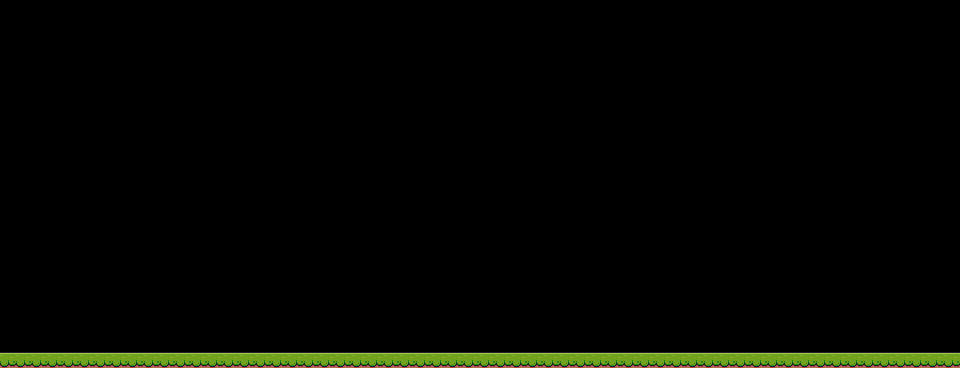

A level layout from a 2D game, rendered from its tile map. Below: a short description, then the map file with its tile-grid data intact:
An orthogonal 60x23 tile map with 16x16 px tiles, 1 tile layer (Background) and 2 objects (Spawnpoint).

<map version="1.10" tiledversion="1.10.2" orientation="orthogonal" renderorder="right-down" width="60" height="23" tilewidth="16" tileheight="16" infinite="0" nextlayerid="4" nextobjectid="3">
 <tileset firstgid="1" source="Chilling Escape.tsx" />
 <layer id="1" name="Background" width="60" height="23">
  <data encoding="csv">
0,0,0,0,0,0,0,0,0,0,0,0,0,0,0,0,0,0,0,0,0,0,0,0,0,0,0,0,0,0,0,0,0,0,0,0,0,0,0,0,0,0,0,0,0,0,0,0,0,0,0,0,0,0,0,0,0,0,0,0,
0,0,0,0,0,0,0,0,0,0,0,0,0,0,0,0,0,0,0,0,0,0,0,0,0,0,0,0,0,0,0,0,0,0,0,0,0,0,0,0,0,0,0,0,0,0,0,0,0,0,0,0,0,0,0,0,0,0,0,0,
0,0,0,0,0,0,0,0,0,0,0,0,0,0,0,0,0,0,0,0,0,0,0,0,0,0,0,0,0,0,0,0,0,0,0,0,0,0,0,0,0,0,0,0,0,0,0,0,0,0,0,0,0,0,0,0,0,0,0,0,
0,0,0,0,0,0,0,0,0,0,0,0,0,0,0,0,0,0,0,0,0,0,0,0,0,0,0,0,0,0,0,0,0,0,0,0,0,0,0,0,0,0,0,0,0,0,0,0,0,0,0,0,0,0,0,0,0,0,0,0,
0,0,0,0,0,0,0,0,0,0,0,0,0,0,0,0,0,0,0,0,0,0,0,0,0,0,0,0,0,0,0,0,0,0,0,0,0,0,0,0,0,0,0,0,0,0,0,0,0,0,0,0,0,0,0,0,0,0,0,0,
0,0,0,0,0,0,0,0,0,0,0,0,0,0,0,0,0,0,0,0,0,0,0,0,0,0,0,0,0,0,0,0,0,0,0,0,0,0,0,0,0,0,0,0,0,0,0,0,0,0,0,0,0,0,0,0,0,0,0,0,
0,0,0,0,0,0,0,0,0,0,0,0,0,0,0,0,0,0,0,0,0,0,0,0,0,0,0,0,0,0,0,0,0,0,0,0,0,0,0,0,0,0,0,0,0,0,0,0,0,0,0,0,0,0,0,0,0,0,0,0,
0,0,0,0,0,0,0,0,0,0,0,0,0,0,0,0,0,0,0,0,0,0,0,0,0,0,0,0,0,0,0,0,0,0,0,0,0,0,0,0,0,0,0,0,0,0,0,0,0,0,0,0,0,0,0,0,0,0,0,0,
0,0,0,0,0,0,0,0,0,0,0,0,0,0,0,0,0,0,0,0,0,0,0,0,0,0,0,0,0,0,0,0,0,0,0,0,0,0,0,0,0,0,0,0,0,0,0,0,0,0,0,0,0,0,0,0,0,0,0,0,
0,0,0,0,0,0,0,0,0,0,0,0,0,0,0,0,0,0,0,0,0,0,0,0,0,0,0,0,0,0,0,0,0,0,0,0,0,0,0,0,0,0,0,0,0,0,0,0,0,0,0,0,0,0,0,0,0,0,0,0,
0,0,0,0,0,0,0,0,0,0,0,0,0,0,0,0,0,0,0,0,0,0,0,0,0,0,0,0,0,0,0,0,0,0,0,0,0,0,0,0,0,0,0,0,0,0,0,0,0,0,0,0,0,0,0,0,0,0,0,0,
0,0,0,0,0,0,0,0,0,0,0,0,0,0,0,0,0,0,0,0,0,0,0,0,0,0,0,0,0,0,0,0,0,0,0,0,0,0,0,0,0,0,0,0,0,0,0,0,0,0,0,0,0,0,0,0,0,0,0,0,
0,0,0,0,0,0,0,0,0,0,0,0,0,0,0,0,0,0,0,0,0,0,0,0,0,0,0,0,0,0,0,0,0,0,0,0,0,0,0,0,0,0,0,0,0,0,0,0,0,0,0,0,0,0,0,0,0,0,0,0,
0,0,0,0,0,0,0,0,0,0,0,0,0,0,0,0,0,0,0,0,0,0,0,0,0,0,0,0,0,0,0,0,0,0,0,0,0,0,0,0,0,0,0,0,0,0,0,0,0,0,0,0,0,0,0,0,0,0,0,0,
0,0,0,0,0,0,0,0,0,0,0,0,0,0,0,0,0,0,0,0,0,0,0,0,0,0,0,0,0,0,0,0,0,0,0,0,0,0,0,0,0,0,0,0,0,0,0,0,0,0,0,0,0,0,0,0,0,0,0,0,
0,0,0,0,0,0,0,0,0,0,0,0,0,0,0,0,0,0,0,0,0,0,0,0,0,0,0,0,0,0,0,0,0,0,0,0,0,0,0,0,0,0,0,0,0,0,0,0,0,0,0,0,0,0,0,0,0,0,0,0,
0,0,0,0,0,0,0,0,0,0,0,0,0,0,0,0,0,0,0,0,0,0,0,0,0,0,0,0,0,0,0,0,0,0,0,0,0,0,0,0,0,0,0,0,0,0,0,0,0,0,0,0,0,0,0,0,0,0,0,0,
0,0,0,0,0,0,0,0,0,0,0,0,0,0,0,0,0,0,0,0,0,0,0,0,0,0,0,0,0,0,0,0,0,0,0,0,0,0,0,0,0,0,0,0,0,0,0,0,0,0,0,0,0,0,0,0,0,0,0,0,
0,0,0,0,0,0,0,0,0,0,0,0,0,0,0,0,0,0,0,0,0,0,0,0,0,0,0,0,0,0,0,0,0,0,0,0,0,0,0,0,0,0,0,0,0,0,0,0,0,0,0,0,0,0,0,0,0,0,0,0,
0,0,0,0,0,0,0,0,0,0,0,0,0,0,0,0,0,0,0,0,0,0,0,0,0,0,0,0,0,0,0,0,0,0,0,0,0,0,0,0,0,0,0,0,0,0,0,0,0,0,0,0,0,0,0,0,0,0,0,0,
0,0,0,0,0,0,0,0,0,0,0,0,0,0,0,0,0,0,0,0,0,0,0,0,0,0,0,0,0,0,0,0,0,0,0,0,0,0,0,0,0,0,0,0,0,0,0,0,0,0,0,0,0,0,0,0,0,0,0,0,
0,0,0,0,0,0,0,0,0,0,0,0,0,0,0,0,0,0,0,0,0,0,0,0,0,0,0,0,0,0,0,0,0,0,0,0,0,0,0,0,0,0,0,0,0,0,0,0,0,0,0,0,0,0,0,0,0,0,0,0,
8,8,8,8,8,8,8,8,8,8,8,8,8,8,8,8,8,8,8,8,8,8,8,8,8,8,8,8,8,8,8,8,8,8,8,8,8,8,8,8,8,8,8,8,8,8,8,8,8,8,8,8,8,8,8,8,8,8,8,8
</data>
 </layer>
 <objectgroup id="2" name="Collisions">
  <object id="1" x="0" y="352" width="960" height="16" />
 </objectgroup>
 <objectgroup id="3" name="Spawnpoint">
  <object id="2" type="Spawnpoint" x="48" y="320" width="32" height="32" />
 </objectgroup>
</map>
